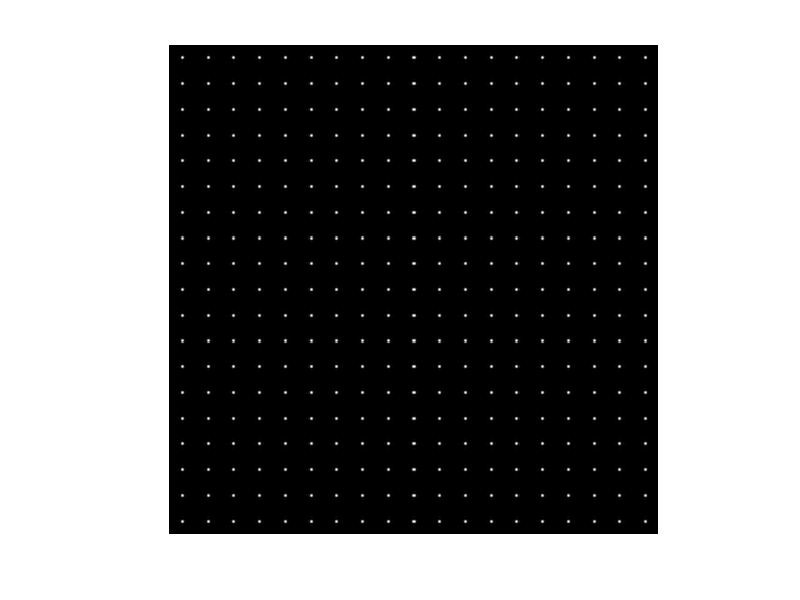

Write MATLAB code to recreate this figure. (Note: this script raises an error after producing the figure.)
clear;  
clc;
close all;
% Generates a hartmannograms for further processing in the WFS7

%%  SHWFS parameters
Lambda=0.65e-6;                 % wavelength [m]
k=2*pi/Lambda;                  % wavenumber

Pixels_X=500;                   % image pixels on the X axis
Pixels_Y=500;                   % image pixels on the Y axis
PixelSize=5.5e-6;               % pixel size [m]
Pitch=137.5e-6;                   % microlens size [m]
ML_focal=3.2e-3;                % focal dist [m]
Bits=8;                         % camera bit rate
ApertDiam=Pixels_X*PixelSize;   % diameter of the full aperture [m]
ApertRad=ApertDiam/2;           % radius of the full aperture [m]

L_X=Pixels_X*PixelSize;                    % sensor area on the X axis [m]
L_Y=Pixels_Y*PixelSize;                    % sensor area on the Y axis [m]
ML_Pixels=Pitch/PixelSize;                 % pixels in CCD to each microlens

NumberLens_X=floor(Pixels_X/ML_Pixels);    % number of lenses in the array 
NumberLens_Y=floor(Pixels_Y/ML_Pixels);    % on the X and Y axis

%%  Setting the zernike coefficients
% Set through the distance from the source to the sensor:
% L_def=0.2;                                         %distance between the source and the SHWFS [m]
% Defocus=(L_def-sqrt(L_def^2-(ApertDiam/2)^2))/2;    %in [m]  

% Set the parameters individually:
Y_Tilt = 0;
Defocus = 1e-6;

% Aberration coefficients
z11=Y_Tilt;         % Y-Tilt
zi11=0;             % X-Tilt
z02=Defocus;        % Defocus 
z22=0;              % Vertical astigmatism
zi22=0;             % Oblique astigmatism
z13=0;              % Horizontal coma
zi13=0;             % Vertical coma
z04=0;              % Primary spherical

%%  Reference
%IntXY_Ref=zeros(ML_Pixels);
H_ref={};
ab = 1:ML_Pixels; cd = ab;
% Diffraction spot in one subaperture
x1 = -Pitch/2 + PixelSize*ab - PixelSize/2;
y1 = -Pitch/2 + PixelSize*cd - PixelSize/2;
[X1,Y1] = meshgrid(x1,y1);
Intensity1 =(sinc(Pitch*X1/Lambda/ML_focal)).^2.*(sinc(Pitch*Y1/Lambda/ML_focal)).^2;
% Сonversion to digitized intensity in the camera (by bit)
MaxIntens=max(max(Intensity1(:,:),[],1));
MinIntens=MaxIntens/(2^Bits-1);
IntensityPixelised=fix(Intensity1(:,:)./MinIntens).*MinIntens/max(max(Intensity1)); 
% Сombining into a single matrix (reference hartmannogram)
for N=1:NumberLens_X
    for M=1:NumberLens_Y
        H_ref{N,M}=IntensityPixelised;
    end
end
H_ref=cell2mat(H_ref);
% Output of the reference hartmannogram
figure('Name','Reference hartmannogram');
imshow(H_ref,[]);
% Save to the "Hartmannograms" folder 
imwrite(H_ref,'Hartmannograms\without_integr_m.bmp'); 

%%  Introduction slopes
% Сoordinates of subaperture centers 
ML_Center = Pitch/2;
k=1;
for i=0:NumberLens_X-1
    MLA_Centerx(k) = -L_X/2+i*Pitch+ML_Center;
    k=k+1;
end
MLA_Centery = MLA_Centerx;
% Matrices of centers on axes X and Y:
[MLA_CenterX,MLA_CenterY]=meshgrid(MLA_Centerx,MLA_Centery);

% Wavefront calculation (using the "zernike_8_deriv.m" program
[WF_derivY,WF_derivX]=zernike_8_deriv(MLA_CenterX/ApertRad,...
    MLA_CenterY/ApertRad,z11,zi11,z02,z22,zi22,z13,zi13,z04);

% Shift calculation
ShiftX=WF_derivX * ML_focal/ApertRad;
ShiftY=WF_derivY * ML_focal/ApertRad;

% For setting shifts individually:
% ShiftX = ones(20)*PixelSize;      % the offset is equal to the pixel size 
% ShiftY = zeros(20);               % the offset is equal to zero

%%  Hartmannogram of the distorted wavefront
% tic
% IntXY=zeros(ML_Pixels); 
H={};
for N=1:NumberLens_X
    for M=1:NumberLens_Y
        Intensity1 =(sinc(Pitch*(X1 + ShiftX(M,N))/Lambda/ML_focal)).^2.*...
            (sinc(Pitch*(Y1 + ShiftY(M,N))/Lambda/ML_focal)).^2;
    % Сonversion to digitized intensity in the camera (by bit)
    MaxIntens=max(max(Intensity1(:,:),[],1));
    MinIntens=MaxIntens/(2^Bits-1);
    IntensityPixelised=fix(Intensity1(:,:)./MinIntens).*MinIntens/max(max(Intensity1)); 
    % Recording an intensity pattern for one subaperture (N,M)
    H{N,M}=IntensityPixelised;
    end
end
% toc
% Сombining into a single matrix (hartmannogram)
H=cell2mat(H);
% Output of the reference hartmannogram
figure('Name','Processed hartmannogram');
imshow(H,[]);
% Save to the "Hartmannograms" folder 
imwrite(H,'Hartmannograms\Hartmannogram_DEF_500_nointegr_136.bmp');

%%  Writing reference and shifts to a file 
% % Data for reference
% k=1;
% for i=0:NumberLens_X-1
%     MLA_Centerx_px(k) = (0+i*Pitch+ML_Center)/PixelSize;
%     k=k+1;
% end
% MLA_Centery_px = MLA_Centerx_px;
% [MLA_CenterX_px,MLA_CenterY_px]=meshgrid(MLA_Centerx_px,MLA_Centery_px);
% 
% MLA_CenterXr = reshape(MLA_CenterX_px',400,1);
% MLA_CenterYr = reshape(MLA_CenterY_px',400,1);
% LeftTopX = MLA_CenterXr - Pitch/(2*PixelSize);
% LeftTopY = MLA_CenterYr - Pitch/(2*PixelSize);
% RightBottomX = MLA_CenterXr + Pitch/(2*PixelSize);
% RightBottomY = MLA_CenterYr + Pitch/(2*PixelSize);
% Data = zeros(2400,1);
% Data(1:6:end,:) = MLA_CenterXr;
% Data(2:6:end,:) = MLA_CenterYr;
% Data(3:6:end,:) = LeftTopX;
% Data(4:6:end,:) = LeftTopY;
% Data(5:6:end,:) = RightBottomX;
% Data(6:6:end,:) = RightBottomY;
% 
% % Data for shifts
% Shift_X = reshape((ShiftX/PixelSize)',400,1);
% Shift_Y = reshape((ShiftY/PixelSize)',400,1);
% New_CenterX = MLA_CenterXr + Shift_X;
% New_CenterY = MLA_CenterYr + Shift_Y;
% Shift_Centers = zeros(800,1);
% Shift_Centers(1:2:end,:) = New_CenterX;
% Shift_Centers(2:2:end,:) = New_CenterY;
% 
% % Creating a reference file
% fig1 = fopen('Files_txt\Reference_nointeg.txt', 'w'); 
% fprintf(fig1, '%d\n',Pixels_X);             % image width in pixels
% fprintf(fig1, '%d\n',Pixels_Y);             % image height in pixels
% fprintf(fig1, '%5.6f\n',Lambda*10^6);       % wavelength [um]
% fprintf(fig1, '%5.6f\n',PixelSize*10^6);    % pixel size [um]
% fprintf(fig1, '%5.6f\n',ML_focal*10^3);     % focal length [mm]
% fprintf(fig1, '%5.6f\n',Pitch*10^3);        % pitch size [mm]
% fprintf(fig1, '%1.10f\n',Data); 
% fclose(fig1);
% 
% % Creating a processed file
% fig2 = fopen('Files_txt\Shifted_centers_nointeg.txt', 'w'); 
% fprintf(fig2, '%5.10f\n', Shift_Centers);   % shifting the centers [m]
% fclose(fig2);